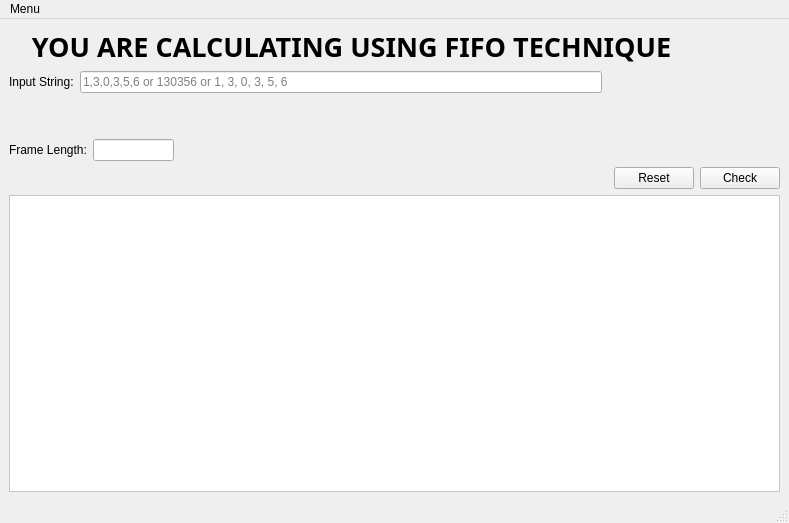
<?xml version="1.0" encoding="UTF-8"?>
<ui version="4.0">
 <class>MainWindow</class>
 <widget class="QMainWindow" name="MainWindow">
  <property name="geometry">
   <rect>
    <x>0</x>
    <y>0</y>
    <width>789</width>
    <height>523</height>
   </rect>
  </property>
  <property name="windowTitle">
   <string>MainWindow</string>
  </property>
  <widget class="QWidget" name="centralwidget">
   <layout class="QVBoxLayout" name="verticalLayout">
    <item>
     <layout class="QGridLayout" name="gridLayout">
      <item row="4" column="3">
       <widget class="QPushButton" name="pushButton_check">
        <property name="maximumSize">
         <size>
          <width>89</width>
          <height>25</height>
         </size>
        </property>
        <property name="text">
         <string>Check</string>
        </property>
       </widget>
      </item>
      <item row="3" column="2">
       <layout class="QHBoxLayout" name="horizontalLayout_3"/>
      </item>
      <item row="3" column="0">
       <layout class="QHBoxLayout" name="horizontalLayout_2">
        <item>
         <widget class="QLabel" name="label_frame">
          <property name="text">
           <string>Frame Length:</string>
          </property>
         </widget>
        </item>
        <item>
         <widget class="QLineEdit" name="lineEdit_frame">
          <property name="maximumSize">
           <size>
            <width>81</width>
            <height>25</height>
           </size>
          </property>
          <property name="alignment">
           <set>Qt::AlignCenter</set>
          </property>
         </widget>
        </item>
        <item>
         <spacer name="horizontalSpacer">
          <property name="orientation">
           <enum>Qt::Horizontal</enum>
          </property>
          <property name="sizeHint" stdset="0">
           <size>
            <width>50</width>
            <height>20</height>
           </size>
          </property>
         </spacer>
        </item>
       </layout>
      </item>
      <item row="0" column="0" colspan="3">
       <widget class="QLabel" name="label_heading">
        <property name="font">
         <font>
          <family>Uroob</family>
          <pointsize>20</pointsize>
          <weight>75</weight>
          <bold>true</bold>
         </font>
        </property>
        <property name="text">
         <string>YOU ARE CALCULATING USING FIFO TECHNIQUE</string>
        </property>
        <property name="alignment">
         <set>Qt::AlignCenter</set>
        </property>
       </widget>
      </item>
      <item row="4" column="2">
       <widget class="QPushButton" name="pushButton_reset">
        <property name="text">
         <string>Reset</string>
        </property>
       </widget>
      </item>
      <item row="1" column="0">
       <layout class="QHBoxLayout" name="horizontalLayout">
        <item>
         <widget class="QLabel" name="label_input">
          <property name="text">
           <string>Input String:</string>
          </property>
         </widget>
        </item>
        <item>
         <widget class="QLineEdit" name="lineEdit_string">
          <property name="placeholderText">
           <string>1,3,0,3,5,6 or 130356 or 1, 3, 0, 3, 5, 6</string>
          </property>
         </widget>
        </item>
       </layout>
      </item>
      <item row="2" column="0">
       <spacer name="verticalSpacer">
        <property name="orientation">
         <enum>Qt::Vertical</enum>
        </property>
        <property name="sizeType">
         <enum>QSizePolicy::Preferred</enum>
        </property>
        <property name="sizeHint" stdset="0">
         <size>
          <width>20</width>
          <height>40</height>
         </size>
        </property>
       </spacer>
      </item>
     </layout>
    </item>
    <item>
     <widget class="QTextEdit" name="textEdit_result">
      <property name="enabled">
       <bool>false</bool>
      </property>
      <property name="palette">
       <palette>
        <active>
         <colorrole role="Text">
          <brush brushstyle="SolidPattern">
           <color alpha="255">
            <red>0</red>
            <green>0</green>
            <blue>0</blue>
           </color>
          </brush>
         </colorrole>
         <colorrole role="Base">
          <brush brushstyle="SolidPattern">
           <color alpha="255">
            <red>255</red>
            <green>255</green>
            <blue>255</blue>
           </color>
          </brush>
         </colorrole>
         <colorrole role="Window">
          <brush brushstyle="SolidPattern">
           <color alpha="255">
            <red>239</red>
            <green>235</green>
            <blue>231</blue>
           </color>
          </brush>
         </colorrole>
        </active>
        <inactive>
         <colorrole role="Text">
          <brush brushstyle="SolidPattern">
           <color alpha="255">
            <red>0</red>
            <green>0</green>
            <blue>0</blue>
           </color>
          </brush>
         </colorrole>
         <colorrole role="Base">
          <brush brushstyle="SolidPattern">
           <color alpha="255">
            <red>255</red>
            <green>255</green>
            <blue>255</blue>
           </color>
          </brush>
         </colorrole>
         <colorrole role="Window">
          <brush brushstyle="SolidPattern">
           <color alpha="255">
            <red>239</red>
            <green>235</green>
            <blue>231</blue>
           </color>
          </brush>
         </colorrole>
        </inactive>
        <disabled>
         <colorrole role="Text">
          <brush brushstyle="SolidPattern">
           <color alpha="255">
            <red>0</red>
            <green>0</green>
            <blue>0</blue>
           </color>
          </brush>
         </colorrole>
         <colorrole role="Base">
          <brush brushstyle="SolidPattern">
           <color alpha="255">
            <red>255</red>
            <green>255</green>
            <blue>255</blue>
           </color>
          </brush>
         </colorrole>
         <colorrole role="Window">
          <brush brushstyle="SolidPattern">
           <color alpha="255">
            <red>255</red>
            <green>255</green>
            <blue>255</blue>
           </color>
          </brush>
         </colorrole>
        </disabled>
       </palette>
      </property>
      <property name="font">
       <font>
        <family>Ubuntu</family>
        <pointsize>10</pointsize>
       </font>
      </property>
      <property name="styleSheet">
       <string notr="true">border-color: rgb(0, 0, 0);
border-top-color: rgb(239, 41, 41);</string>
      </property>
      <property name="lineWidth">
       <number>10</number>
      </property>
      <property name="sizeAdjustPolicy">
       <enum>QAbstractScrollArea::AdjustToContents</enum>
      </property>
      <property name="html">
       <string>&lt;!DOCTYPE HTML PUBLIC &quot;-//W3C//DTD HTML 4.0//EN&quot; &quot;http://www.w3.org/TR/REC-html40/strict.dtd&quot;&gt;
&lt;html&gt;&lt;head&gt;&lt;meta name=&quot;qrichtext&quot; content=&quot;1&quot; /&gt;&lt;style type=&quot;text/css&quot;&gt;
p, li { white-space: pre-wrap; }
&lt;/style&gt;&lt;/head&gt;&lt;body style=&quot; font-family:'Ubuntu'; font-size:10pt; font-weight:400; font-style:normal;&quot;&gt;
&lt;p style=&quot;-qt-paragraph-type:empty; margin-top:0px; margin-bottom:0px; margin-left:0px; margin-right:0px; -qt-block-indent:0; text-indent:0px;&quot;&gt;&lt;br /&gt;&lt;/p&gt;&lt;/body&gt;&lt;/html&gt;</string>
      </property>
     </widget>
    </item>
   </layout>
  </widget>
  <widget class="QMenuBar" name="menubar">
   <property name="geometry">
    <rect>
     <x>0</x>
     <y>0</y>
     <width>789</width>
     <height>22</height>
    </rect>
   </property>
   <widget class="QMenu" name="menuMenu">
    <property name="title">
     <string>Menu</string>
    </property>
    <addaction name="actionLRU"/>
    <addaction name="actionFIFO"/>
    <addaction name="actionOptimal_Page_Replacement"/>
   </widget>
   <addaction name="menuMenu"/>
  </widget>
  <widget class="QStatusBar" name="statusbar"/>
  <action name="actionLRU">
   <property name="text">
    <string>LRU</string>
   </property>
   <property name="shortcut">
    <string>Ctrl+L</string>
   </property>
  </action>
  <action name="actionFIFO">
   <property name="text">
    <string>FIFO</string>
   </property>
   <property name="shortcut">
    <string>Ctrl+F</string>
   </property>
  </action>
  <action name="actionOptimal_Page_Replacement">
   <property name="text">
    <string>Optimal Page Replacement</string>
   </property>
   <property name="shortcut">
    <string>Ctrl+O</string>
   </property>
  </action>
 </widget>
 <tabstops>
  <tabstop>lineEdit_string</tabstop>
  <tabstop>lineEdit_frame</tabstop>
  <tabstop>pushButton_check</tabstop>
  <tabstop>textEdit_result</tabstop>
  <tabstop>pushButton_reset</tabstop>
 </tabstops>
 <resources/>
 <connections/>
</ui>
